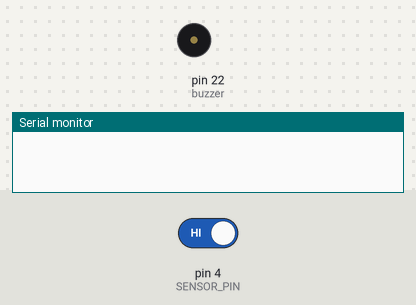
The sketch below on a simulated Arduino Mega 2560, built with avr-gcc and run on an emulated ATmega2560. On the bench: buzzer (waves = sounding), the last lines printed to the serial monitor. Inputs (shaded band) come from the test bench; at power-on: pin 4 (SENSOR_PIN) HIGH.

Above: at 1.2 s.
1.3 s: pin 4 (SENSOR_PIN) driven LOW
At 2.6 s:
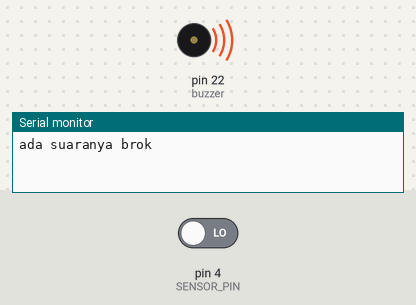
2.9 s: pin 4 (SENSOR_PIN) driven HIGH
At 3.9 s:
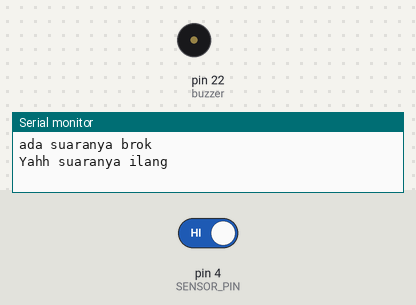
Timing chart, 0 to 5.9 s (numbered marks = the images above; inputs shaded):
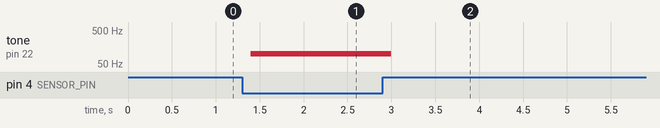

Measured:
- after the input at 1.3 s, tone on pin 22 (buzzer): silent → 100 Hz after 0.10 s
- after the input at 2.9 s, tone on pin 22 (buzzer): 100 Hz → silent after 0.10 s

The sketch:

sensor_suara.ino
```cpp
#define SENSOR_PIN 4
#define buzzer 22

int lastState = HIGH;
int currentState;

void setup() {
  // put your setup code here, to run once:
  Serial.begin(9600);
  pinMode(SENSOR_PIN,INPUT);
  pinMode(buzzer, OUTPUT);
}

void loop() {
  // put your main code here, to run repeatedly:
  currentState = digitalRead(SENSOR_PIN);

  if (lastState == HIGH && currentState == LOW) {
    tone(buzzer, 100);
    Serial.println("ada suaranya brok");
  }
  else if (lastState == LOW && currentState == HIGH) {
    noTone(buzzer);
    Serial.println("Yahh suaranya ilang");
  }

  lastState = currentState;
  delay(200);
}
```
